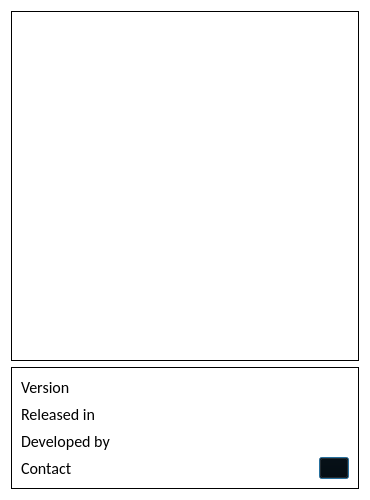
<?xml version="1.0" encoding="UTF-8"?>
<ui version="4.0">
 <class>AboutWindow</class>
 <widget class="QDialog" name="AboutWindow">
  <property name="windowModality">
   <enum>Qt::NonModal</enum>
  </property>
  <property name="geometry">
   <rect>
    <x>0</x>
    <y>0</y>
    <width>370</width>
    <height>500</height>
   </rect>
  </property>
  <property name="sizePolicy">
   <sizepolicy hsizetype="Fixed" vsizetype="Fixed">
    <horstretch>0</horstretch>
    <verstretch>0</verstretch>
   </sizepolicy>
  </property>
  <property name="minimumSize">
   <size>
    <width>370</width>
    <height>500</height>
   </size>
  </property>
  <property name="maximumSize">
   <size>
    <width>370</width>
    <height>500</height>
   </size>
  </property>
  <property name="palette">
   <palette>
    <active>
     <colorrole role="WindowText">
      <brush brushstyle="SolidPattern">
       <color alpha="255">
        <red>0</red>
        <green>0</green>
        <blue>0</blue>
       </color>
      </brush>
     </colorrole>
     <colorrole role="Button">
      <brush brushstyle="SolidPattern">
       <color alpha="255">
        <red>0</red>
        <green>0</green>
        <blue>0</blue>
       </color>
      </brush>
     </colorrole>
     <colorrole role="Text">
      <brush brushstyle="SolidPattern">
       <color alpha="255">
        <red>0</red>
        <green>0</green>
        <blue>0</blue>
       </color>
      </brush>
     </colorrole>
     <colorrole role="BrightText">
      <brush brushstyle="SolidPattern">
       <color alpha="255">
        <red>85</red>
        <green>85</green>
        <blue>127</blue>
       </color>
      </brush>
     </colorrole>
     <colorrole role="Base">
      <brush brushstyle="SolidPattern">
       <color alpha="255">
        <red>255</red>
        <green>255</green>
        <blue>255</blue>
       </color>
      </brush>
     </colorrole>
     <colorrole role="Window">
      <brush brushstyle="SolidPattern">
       <color alpha="255">
        <red>255</red>
        <green>255</green>
        <blue>255</blue>
       </color>
      </brush>
     </colorrole>
    </active>
    <inactive>
     <colorrole role="WindowText">
      <brush brushstyle="SolidPattern">
       <color alpha="255">
        <red>0</red>
        <green>0</green>
        <blue>0</blue>
       </color>
      </brush>
     </colorrole>
     <colorrole role="Button">
      <brush brushstyle="SolidPattern">
       <color alpha="255">
        <red>0</red>
        <green>0</green>
        <blue>0</blue>
       </color>
      </brush>
     </colorrole>
     <colorrole role="Text">
      <brush brushstyle="SolidPattern">
       <color alpha="255">
        <red>0</red>
        <green>0</green>
        <blue>0</blue>
       </color>
      </brush>
     </colorrole>
     <colorrole role="BrightText">
      <brush brushstyle="SolidPattern">
       <color alpha="255">
        <red>85</red>
        <green>85</green>
        <blue>127</blue>
       </color>
      </brush>
     </colorrole>
     <colorrole role="Base">
      <brush brushstyle="SolidPattern">
       <color alpha="255">
        <red>255</red>
        <green>255</green>
        <blue>255</blue>
       </color>
      </brush>
     </colorrole>
     <colorrole role="Window">
      <brush brushstyle="SolidPattern">
       <color alpha="255">
        <red>255</red>
        <green>255</green>
        <blue>255</blue>
       </color>
      </brush>
     </colorrole>
    </inactive>
    <disabled>
     <colorrole role="WindowText">
      <brush brushstyle="SolidPattern">
       <color alpha="255">
        <red>120</red>
        <green>120</green>
        <blue>120</blue>
       </color>
      </brush>
     </colorrole>
     <colorrole role="Button">
      <brush brushstyle="SolidPattern">
       <color alpha="255">
        <red>0</red>
        <green>0</green>
        <blue>0</blue>
       </color>
      </brush>
     </colorrole>
     <colorrole role="Text">
      <brush brushstyle="SolidPattern">
       <color alpha="255">
        <red>120</red>
        <green>120</green>
        <blue>120</blue>
       </color>
      </brush>
     </colorrole>
     <colorrole role="BrightText">
      <brush brushstyle="SolidPattern">
       <color alpha="255">
        <red>85</red>
        <green>85</green>
        <blue>127</blue>
       </color>
      </brush>
     </colorrole>
     <colorrole role="Base">
      <brush brushstyle="SolidPattern">
       <color alpha="255">
        <red>255</red>
        <green>255</green>
        <blue>255</blue>
       </color>
      </brush>
     </colorrole>
     <colorrole role="Window">
      <brush brushstyle="SolidPattern">
       <color alpha="255">
        <red>255</red>
        <green>255</green>
        <blue>255</blue>
       </color>
      </brush>
     </colorrole>
    </disabled>
   </palette>
  </property>
  <property name="windowTitle">
   <string>Signal | About</string>
  </property>
  <layout class="QGridLayout" name="gridLayout_2">
   <item row="0" column="0">
    <widget class="QFrame" name="LogoFrame">
     <property name="frameShape">
      <enum>QFrame::Box</enum>
     </property>
     <property name="frameShadow">
      <enum>QFrame::Plain</enum>
     </property>
     <layout class="QGridLayout" name="gridLayout">
      <item row="0" column="0">
       <widget class="QLabel" name="logoLabel">
        <property name="sizePolicy">
         <sizepolicy hsizetype="Fixed" vsizetype="Fixed">
          <horstretch>0</horstretch>
          <verstretch>0</verstretch>
         </sizepolicy>
        </property>
        <property name="minimumSize">
         <size>
          <width>350</width>
          <height>350</height>
         </size>
        </property>
        <property name="maximumSize">
         <size>
          <width>350</width>
          <height>350</height>
         </size>
        </property>
        <property name="frameShape">
         <enum>QFrame::NoFrame</enum>
        </property>
        <property name="frameShadow">
         <enum>QFrame::Plain</enum>
        </property>
        <property name="text">
         <string/>
        </property>
        <property name="pixmap">
         <pixmap>../../data/style/triforce_transparent.png</pixmap>
        </property>
        <property name="scaledContents">
         <bool>true</bool>
        </property>
       </widget>
      </item>
     </layout>
    </widget>
   </item>
   <item row="1" column="0">
    <widget class="QFrame" name="DataFrame">
     <property name="frameShape">
      <enum>QFrame::Box</enum>
     </property>
     <property name="frameShadow">
      <enum>QFrame::Plain</enum>
     </property>
     <layout class="QGridLayout" name="gridLayout_3">
      <item row="0" column="0">
       <layout class="QHBoxLayout" name="horizontalLayout">
        <item>
         <layout class="QVBoxLayout" name="verticalLayout">
          <item>
           <widget class="QLabel" name="VersionLabel">
            <property name="palette">
             <palette>
              <active>
               <colorrole role="Text">
                <brush brushstyle="SolidPattern">
                 <color alpha="255">
                  <red>0</red>
                  <green>0</green>
                  <blue>127</blue>
                 </color>
                </brush>
               </colorrole>
              </active>
              <inactive>
               <colorrole role="Text">
                <brush brushstyle="SolidPattern">
                 <color alpha="255">
                  <red>0</red>
                  <green>0</green>
                  <blue>127</blue>
                 </color>
                </brush>
               </colorrole>
              </inactive>
              <disabled>
               <colorrole role="Text">
                <brush brushstyle="SolidPattern">
                 <color alpha="255">
                  <red>120</red>
                  <green>120</green>
                  <blue>120</blue>
                 </color>
                </brush>
               </colorrole>
              </disabled>
             </palette>
            </property>
            <property name="font">
             <font>
              <family>Calibri</family>
              <pointsize>12</pointsize>
             </font>
            </property>
            <property name="text">
             <string>Version</string>
            </property>
            <property name="textInteractionFlags">
             <set>Qt::NoTextInteraction</set>
            </property>
           </widget>
          </item>
          <item>
           <widget class="QLabel" name="ReleaseLabel">
            <property name="palette">
             <palette>
              <active>
               <colorrole role="Text">
                <brush brushstyle="SolidPattern">
                 <color alpha="255">
                  <red>0</red>
                  <green>0</green>
                  <blue>127</blue>
                 </color>
                </brush>
               </colorrole>
              </active>
              <inactive>
               <colorrole role="Text">
                <brush brushstyle="SolidPattern">
                 <color alpha="255">
                  <red>0</red>
                  <green>0</green>
                  <blue>127</blue>
                 </color>
                </brush>
               </colorrole>
              </inactive>
              <disabled>
               <colorrole role="Text">
                <brush brushstyle="SolidPattern">
                 <color alpha="255">
                  <red>120</red>
                  <green>120</green>
                  <blue>120</blue>
                 </color>
                </brush>
               </colorrole>
              </disabled>
             </palette>
            </property>
            <property name="font">
             <font>
              <family>Calibri</family>
              <pointsize>12</pointsize>
             </font>
            </property>
            <property name="text">
             <string>Released in</string>
            </property>
            <property name="textInteractionFlags">
             <set>Qt::NoTextInteraction</set>
            </property>
           </widget>
          </item>
          <item>
           <widget class="QLabel" name="AuthorLabel">
            <property name="palette">
             <palette>
              <active>
               <colorrole role="Text">
                <brush brushstyle="SolidPattern">
                 <color alpha="255">
                  <red>0</red>
                  <green>0</green>
                  <blue>127</blue>
                 </color>
                </brush>
               </colorrole>
              </active>
              <inactive>
               <colorrole role="Text">
                <brush brushstyle="SolidPattern">
                 <color alpha="255">
                  <red>0</red>
                  <green>0</green>
                  <blue>127</blue>
                 </color>
                </brush>
               </colorrole>
              </inactive>
              <disabled>
               <colorrole role="Text">
                <brush brushstyle="SolidPattern">
                 <color alpha="255">
                  <red>120</red>
                  <green>120</green>
                  <blue>120</blue>
                 </color>
                </brush>
               </colorrole>
              </disabled>
             </palette>
            </property>
            <property name="font">
             <font>
              <family>Calibri</family>
              <pointsize>12</pointsize>
             </font>
            </property>
            <property name="text">
             <string>Developed by</string>
            </property>
            <property name="textInteractionFlags">
             <set>Qt::NoTextInteraction</set>
            </property>
           </widget>
          </item>
          <item>
           <widget class="QLabel" name="ContactLabel">
            <property name="palette">
             <palette>
              <active>
               <colorrole role="Text">
                <brush brushstyle="SolidPattern">
                 <color alpha="255">
                  <red>0</red>
                  <green>0</green>
                  <blue>127</blue>
                 </color>
                </brush>
               </colorrole>
              </active>
              <inactive>
               <colorrole role="Text">
                <brush brushstyle="SolidPattern">
                 <color alpha="255">
                  <red>0</red>
                  <green>0</green>
                  <blue>127</blue>
                 </color>
                </brush>
               </colorrole>
              </inactive>
              <disabled>
               <colorrole role="Text">
                <brush brushstyle="SolidPattern">
                 <color alpha="255">
                  <red>120</red>
                  <green>120</green>
                  <blue>120</blue>
                 </color>
                </brush>
               </colorrole>
              </disabled>
             </palette>
            </property>
            <property name="font">
             <font>
              <family>Calibri</family>
              <pointsize>12</pointsize>
             </font>
            </property>
            <property name="text">
             <string>Contact</string>
            </property>
            <property name="textInteractionFlags">
             <set>Qt::LinksAccessibleByMouse</set>
            </property>
           </widget>
          </item>
         </layout>
        </item>
        <item>
         <spacer name="horizontalSpacer_3">
          <property name="orientation">
           <enum>Qt::Horizontal</enum>
          </property>
          <property name="sizeHint" stdset="0">
           <size>
            <width>40</width>
            <height>20</height>
           </size>
          </property>
         </spacer>
        </item>
        <item>
         <layout class="QVBoxLayout" name="verticalLayout_2">
          <item>
           <spacer name="verticalSpacer">
            <property name="orientation">
             <enum>Qt::Vertical</enum>
            </property>
            <property name="sizeHint" stdset="0">
             <size>
              <width>20</width>
              <height>40</height>
             </size>
            </property>
           </spacer>
          </item>
          <item>
           <widget class="QPushButton" name="MusicOnOfButton">
            <property name="maximumSize">
             <size>
              <width>30</width>
              <height>24</height>
             </size>
            </property>
            <property name="text">
             <string/>
            </property>
           </widget>
          </item>
         </layout>
        </item>
       </layout>
      </item>
     </layout>
    </widget>
   </item>
  </layout>
 </widget>
 <resources/>
 <connections/>
</ui>
